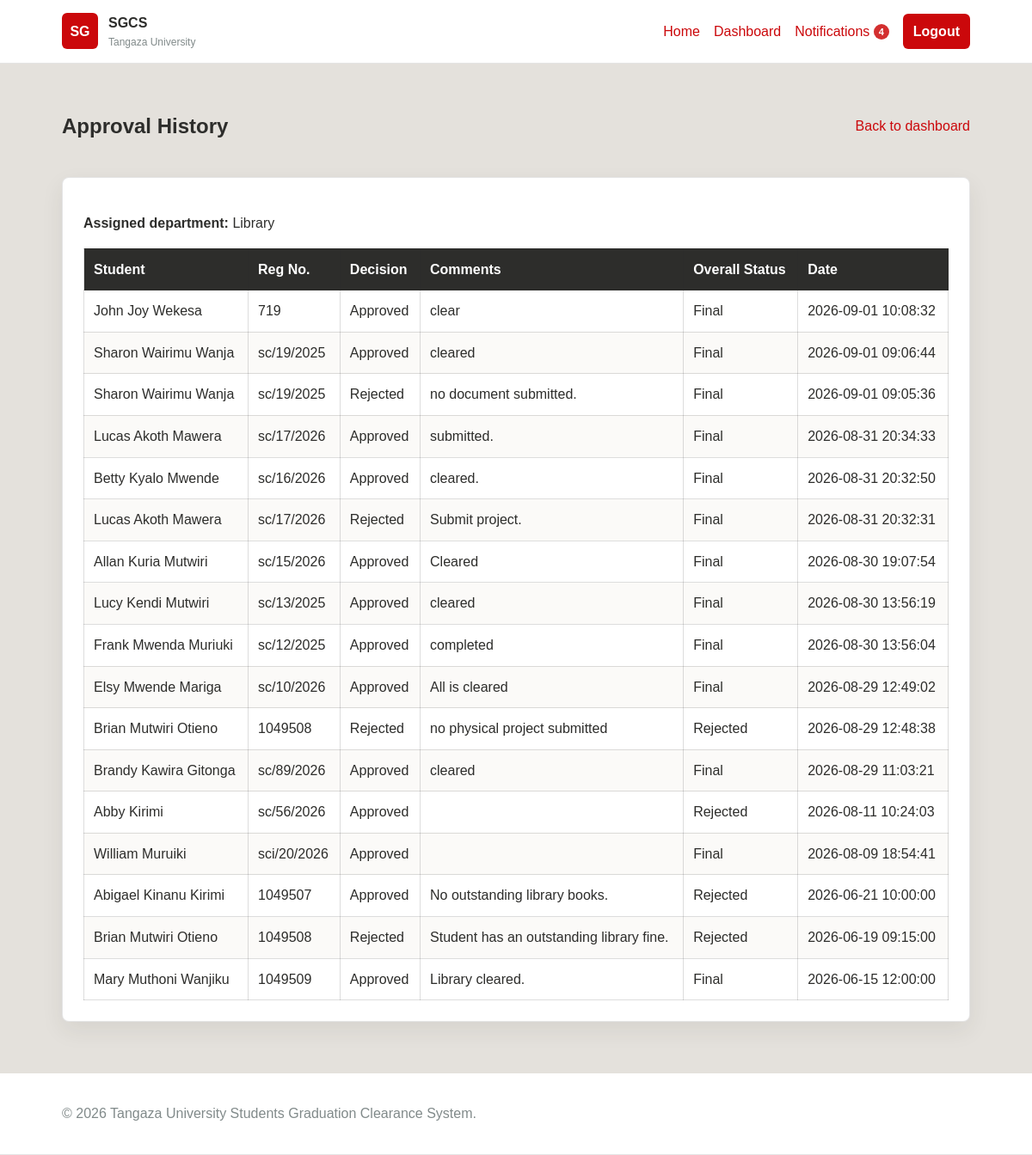
/SGCS/officer_history.php (signed in), run on the app's committed database.
### tables this page shows
CREATE TABLE `departments` (
  `dept_id` int(11) NOT NULL,
  `dept_name` varchar(100) NOT NULL,
  `sequence_no` int(11) NOT NULL,
  `officer_user_id` int(11) DEFAULT NULL
);

CREATE TABLE `approval_records` (
  `approval_id` int(11) NOT NULL,
  `request_id` int(11) NOT NULL,
  `dept_id` int(11) NOT NULL,
  `officer_id` int(11) DEFAULT NULL,
  `officer_institute_id` int(11) DEFAULT NULL,
  `status` enum('Pending','Approved','Rejected') NOT NULL DEFAULT 'Pending',
  `comments` text DEFAULT NULL,
  `assigned_at` datetime NOT NULL DEFAULT current_timestamp(),
  `decided_at` datetime DEFAULT NULL
);

CREATE TABLE `students` (
  `student_id` int(11) NOT NULL,
  `registration_no` varchar(20) NOT NULL,
  `full_name` varchar(100) NOT NULL,
  `first_name` varchar(60) DEFAULT NULL,
  `middle_name` varchar(60) DEFAULT NULL,
  `last_name` varchar(60) DEFAULT NULL,
  `gender` enum('Male','Female','Other') DEFAULT NULL,
  `national_id_passport_no` varchar(30) DEFAULT NULL,
  `programme` varchar(100) NOT NULL,
  `institute` varchar(100) NOT NULL,
  `school_id` int(11) DEFAULT NULL,
  `institute_id` int(11) DEFAULT NULL,
  `programme_id` int(11) DEFAULT NULL,
  `specialisation_id` int(11) DEFAULT NULL,
  `stage` varchar(10) DEFAULT NULL,
  `completion_status` enum('Ongoing','Completed','Graduated') NOT NULL DEFAULT 'Ongoing',
  `graduation_set_id` int(11) DEFAULT NULL,
  `email` varchar(100) NOT NULL,
  `phone` varchar(20) DEFAULT NULL,
  `graduation_year` year(4) NOT NULL,
  `account_status` enum('Active','Inactive') NOT NULL DEFAULT 'Active',
  `certificate_name_order` enum('first_middle_last','last_first_middle') DEFAULT NULL,
  `certificate_name_confirmed_at` datetime DEFAULT NULL,
  `academic_year` varchar(20) DEFAULT NULL
);

CREATE TABLE `clearance_requests` (
  `request_id` int(11) NOT NULL,
  `student_id` int(11) NOT NULL,
  `graduation_set_id` int(11) DEFAULT NULL,
  `submitted_at` datetime NOT NULL DEFAULT current_timestamp(),
  `overall_status` enum('Pending','Approved','In Progress','Rejected','Final') NOT NULL DEFAULT 'Pending',
  `current_dept_id` int(11) DEFAULT NULL
);

### SGCS/includes/auth.php (called while the page is built, shortened)
<?php
function is_logged_in()
{
    return !empty($_SESSION['user_id']);
}
function current_user()
{
    return [
        'user_id' =>
            $_SESSION['user_id'] ?? null,
        'username' =>
            $_SESSION['username'] ?? '',
        'full_name' =>
            $_SESSION['full_name'] ?? '',
        'role' =>
            $_SESSION['role'] ?? '',
        'linked_id' =>
            $_SESSION['linked_id'] ?? null,
        'school_id' =>
            $_SESSION['school_id'] ?? null,
        'institute_id' =>
            $_SESSION['institute_id'] ?? null,
        'department_id' =>
            $_SESSION['department_id'] ?? null
    ];
}
?>

### SGCS/includes/clearance_functions.php (called while the page is built, shortened)
<?php
function get_assigned_department($pdo, $user)
{
    $role = strtolower(
        (string)($user['role'] ?? '')
    );
    $stmt = $pdo->prepare(
        'SELECT d.*
         FROM departments d
         INNER JOIN users u ON u.department_id = d.dept_id
         WHERE u.user_id = ?
         LIMIT 1'
    );
    $stmt->execute([
        (int)$user['user_id']
    ]);
    $department = $stmt->fetch(PDO::FETCH_ASSOC);
    if ($department) {
        return $department;
    }
    $stmt = $pdo->prepare(
        'SELECT *
         FROM departments
         WHERE officer_user_id = ?
         LIMIT 1'
    );
    $stmt->execute([
        (int)$user['user_id']
    ]);
    return $stmt->fetch(PDO::FETCH_ASSOC);
}
?>

### SGCS/officer_history.php (the view, shortened to what this page needs)
<?php
require_once __DIR__ . '/includes/auth.php';
require_once __DIR__ . '/includes/clearance_functions.php';
$user = current_user();
$department = get_assigned_department($pdo, $user);
$history = [];
if ($department) {
    $sql = "SELECT ar.*, s.registration_no, s.full_name, cr.overall_status
            FROM approval_records ar
            INNER JOIN clearance_requests cr ON ar.request_id = cr.request_id
            INNER JOIN students s ON cr.student_id = s.student_id
            WHERE ar.dept_id = ? AND ar.status <> 'Pending'";
    $params = [(int)$department['dept_id']];
    if (!(($user['role'] ?? '') === 'director' && !isset($instituteId)) && !(($user['role'] ?? '') === 'dean' && !isset($schoolId))) {
        $sql .= ' ORDER BY ar.decided_at DESC';
        $stmt = $pdo->prepare($sql);
        $stmt->execute($params);
        $history = $stmt->fetchAll();
    }
}
require_once __DIR__ . '/includes/header.php';
?>
<section class="dashboard">
    <div class="dashboard-top"><h1>Approval History</h1><a href="<?php echo BASE_URL; ?>dashboard.php">Back to dashboard</a></div>
    <div class="dashboard-box">
        <p><strong>Assigned department:</strong> <?php echo htmlspecialchars($department['dept_name'] ?? 'None'); ?></p>
        <?php if (!$history): ?><p>No approval history yet.</p><?php else: ?>
        <table class="data-table"><thead><tr><th>Student</th><th>Reg No.</th><th>Decision</th><th>Comments</th><th>Overall Status</th><th>Date</th></tr></thead><tbody>
        <?php foreach ($history as $row): ?><tr><td><?php echo htmlspecialchars($row['full_name']); ?></td><td><?php echo htmlspecialchars($row['registration_no']); ?></td><td><?php echo htmlspecialchars($row['status']); ?></td><td><?php echo htmlspecialchars($row['comments'] ?? '-'); ?></td><td><?php echo htmlspecialchars($row['overall_status']); ?></td><td><?php echo htmlspecialchars($row['decided_at']); ?></td></tr><?php endforeach; ?>
        </tbody></table><?php endif; ?>
    </div>
</section>
<?php require_once __DIR__ . '/includes/footer.php'; ?>

### SGCS/assets/css/style.css (style rules this page uses)
:root { --orange: #e75703; --red: #cb080b; --soft: #e4e1dc; --dark: #2d2d2b; --gold: #c49607; --pink: #e78086; --olive: #6e5c18; --gray: #818a8a; --light-gold: #ecd489; --white: #ffffff; }
* { box-sizing: border-box; }
body { margin: 0; min-height: 100vh; display: flex; flex-direction: column; font-family: Arial, Helvetica, sans-serif; color: var(--dark); background: var(--soft); line-height: 1.6; }
a { color: var(--red); text-decoration: none; }
.hero-panel, .card, .login-box, .dashboard-box { background: var(--white); border: 1px solid rgba(45, 45, 43, 0.12); border-radius: 8px; box-shadow: 0 10px 26px rgba(45, 45, 43, 0.08); }
.dashboard { width: min(1100px, 88%); margin: 34px auto 60px; }
.dashboard-top { display: flex; justify-content: space-between; gap: 20px; align-items: center; margin-bottom: 20px; }
.dashboard-box { padding: 24px; }
.data-table { width: 100%; border-collapse: collapse; margin-top: 16px; background: var(--white); }
.data-table th, .data-table td { padding: 11px; border: 1px solid rgba(45, 45, 43, 0.16); text-align: left; vertical-align: top; }
.data-table th { background: var(--dark); color: var(--white); }
.data-table tr:nth-child(even) td { background: #fbfaf8; }
:root { --status-pending-bg: #fff4cf; --status-approved: #278b48; --status-approved-bg: #e9f7ed; --status-rejected-bg: #ffe8e9; }

### data on the page
departments: dept_name "Library"
approval_records: students.full_name "John Joy Wekesa", students.registration_no "719", status "Approved", comments "clear", request.overall_status "Final", decided_at "2026-09-01 10:08:32"
approval_records: students.full_name "Sharon Wairimu Wanja", students.registration_no "sc/19/2025", status "Approved", comments "cleared", request.overall_status "Final", decided_at "2026-09-01 09:06:44"
approval_records: students.full_name "Sharon Wairimu Wanja", students.registration_no "sc/19/2025", status "Rejected", comments "no document submitted.", request.overall_status "Final", decided_at "2026-09-01 09:05:36"
approval_records: students.full_name "Lucas Akoth Mawera", students.registration_no "sc/17/2026", status "Approved", comments "submitted.", request.overall_status "Final", decided_at "2026-08-31 20:34:33"
approval_records: students.full_name "Betty Kyalo Mwende", students.registration_no "sc/16/2026", status "Approved", comments "cleared.", request.overall_status "Final", decided_at "2026-08-31 20:32:50"
approval_records: students.full_name "Lucas Akoth Mawera", students.registration_no "sc/17/2026", status "Rejected", comments "Submit project.", request.overall_status "Final", decided_at "2026-08-31 20:32:31"
approval_records: students.full_name "Allan Kuria Mutwiri", students.registration_no "sc/15/2026", status "Approved", comments "Cleared", request.overall_status "Final", decided_at "2026-08-30 19:07:54"
approval_records: students.full_name "Lucy Kendi Mutwiri", students.registration_no "sc/13/2025", status "Approved", comments "cleared", request.overall_status "Final", decided_at "2026-08-30 13:56:19"
approval_records: students.full_name "Frank Mwenda Muriuki", students.registration_no "sc/12/2025", status "Approved", comments "completed", request.overall_status "Final", decided_at "2026-08-30 13:56:04"
approval_records: students.full_name "Elsy Mwende Mariga", students.registration_no "sc/10/2026", status "Approved", comments "All is cleared", request.overall_status "Final", decided_at "2026-08-29 12:49:02"
approval_records: students.full_name "Brian Mutwiri Otieno", students.registration_no "1049508", status "Rejected", comments "no physical project submitted", request.overall_status "Rejected", decided_at "2026-08-29 12:48:38"
approval_records: students.full_name "Brandy Kawira Gitonga", students.registration_no "sc/89/2026", status "Approved", comments "cleared", request.overall_status "Final", decided_at "2026-08-29 11:03:21"
approval_records: students.full_name "Abby Kirimi", students.registration_no "sc/56/2026", status "Approved", request.overall_status "Rejected", decided_at "2026-08-11 10:24:03"
approval_records: students.full_name "William Muruiki", students.registration_no "sci/20/2026", status "Approved", request.overall_status "Final", decided_at "2026-08-09 18:54:41"
approval_records: students.full_name "Abigael Kinanu Kirimi", students.registration_no "1049507", status "Approved", comments "No outstanding library books.", request.overall_status "Rejected", decided_at "2026-06-21 10:00:00"
approval_records: students.full_name "Brian Mutwiri Otieno", students.registration_no "1049508", status "Rejected", comments "Student has an outstanding library fine.", request.overall_status "Rejected", decided_at "2026-06-19 09:15:00"
approval_records: students.full_name "Mary Muthoni Wanjiku", students.registration_no "1049509", status "Approved", comments "Library cleared.", request.overall_status "Final", decided_at "2026-06-15 12:00:00"

### other printed values
APP_SHORT_NAME "SGCS"
$headerUnread "4"
